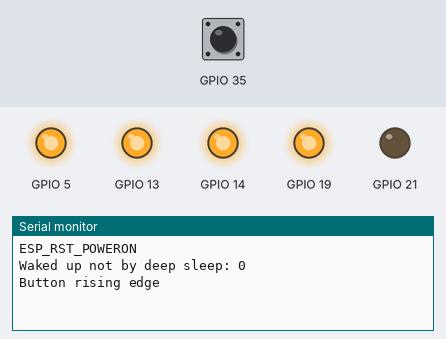
A program run on a simulated ESP32. Parts: output pins drawn as LEDs (lit = HIGH), the last lines printed to the serial monitor. The test bench sets the inputs (shaded band); at power-on: GPIO 35 LOW.

Above: at 1.2 s.
1.3 s: GPIO 35 driven HIGH
At 2.3 s:
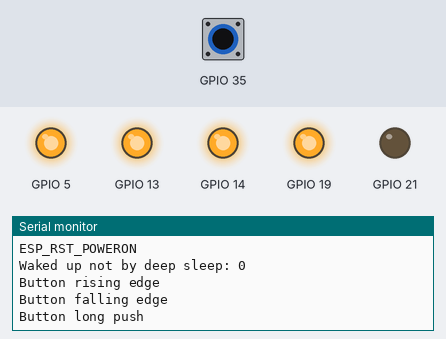
2.8 s: GPIO 35 pulsed LOW 2 times (0.12 s each, 0.3 s apart)
At 4.4 s:
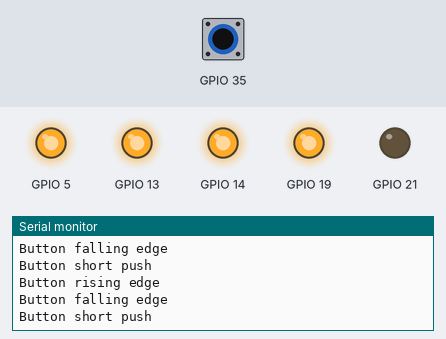

The program:

main.cpp
```cpp
#include <BTSwitch.h>

TaskHandle_t Task1;
void Task1code(void * pvParameters);

BTSwitch::DeviceStatus deviceStatus;
BTSwitch::Button button(&deviceStatus);
BTSwitch::Output output(&deviceStatus);

void setup() {
  esp_sleep_enable_ext0_wakeup(BTSWITCH_BUTTON_GPIO_NUM, LOW);

  BTSwitch::initGPIO();
  esp_reset_reason_t resetReason = BTSwitch::printResetReason();
  BTSwitch::printWakeupReason();
  deviceStatus.init();

  if(resetReason == ESP_RST_DEEPSLEEP)
    deviceStatus.setOutputActive(1);

  xTaskCreatePinnedToCore(Task1code, "Task1", 10000, NULL, 1, &Task1, 0);
}

void Task1code(void * pvParameters) {
  while(1) {
    vTaskDelay(10);
    output.checkIfChangeOutput();
  }
}

void loop() {
  vTaskDelay(10);
  button.checkState();
}
```

Measured:
- after the input at 1.3 s, the serial monitor: prints a new line at once (image 1)
- after the input at 2.8 s, the serial monitor: prints a new line after 0.13 s (image 2)
